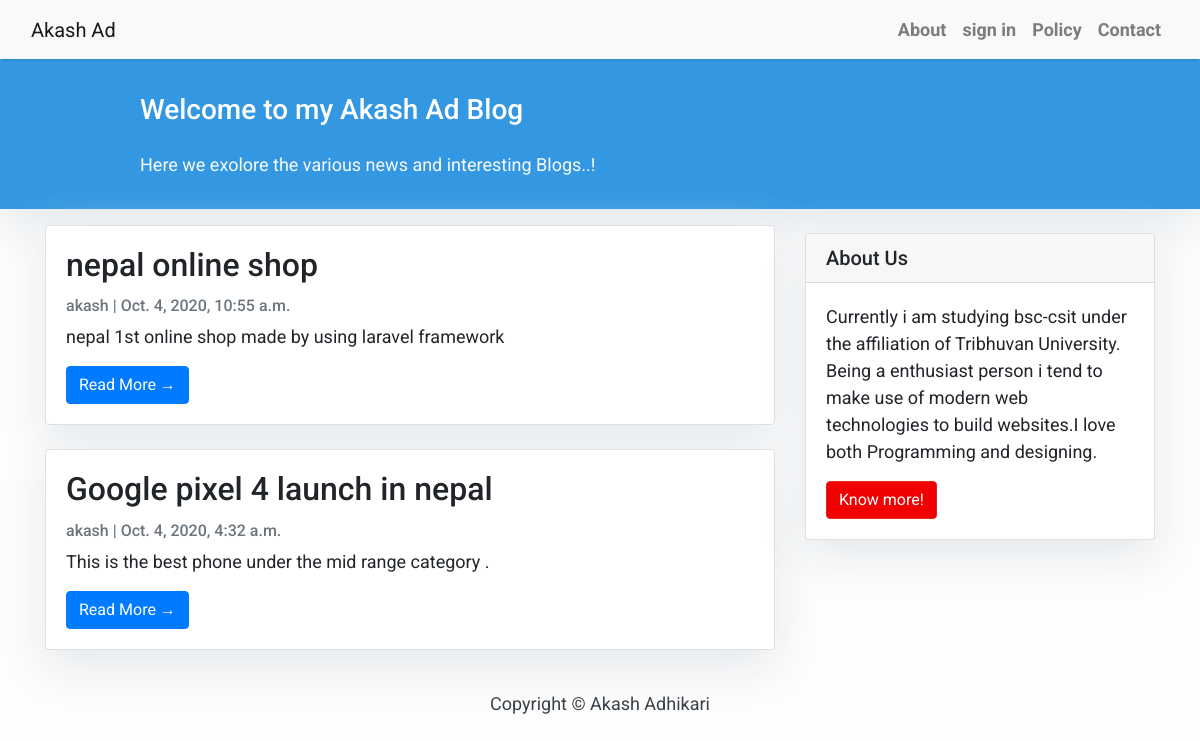
The page / on the database its author committed.
### blog/models.py (models this page shows, shortened)
class Post(models.Model):
    title = models.CharField(max_length=200, unique=True)
    slug = models.SlugField(max_length=200, unique=True)
    author = models.ForeignKey(
        User, on_delete=models.CASCADE, related_name='blog_posts')
    updated_on = models.DateTimeField(auto_now=True)
    content = models.TextField()
    created_on = models.DateTimeField(auto_now_add=True)
    status = models.IntegerField(choices=STATUS, default=0)
    class Meta:
        ordering = ['-created_on']

### blog/views.py (the view)
# urls.py: path('', views.PostList.as_view(), name='home'),
class PostList(generic.ListView):
    queryset = Post.objects.filter(status=1).order_by('-created_on')
    template_name = 'index.html'

### blog/templates/index.html (shortened to what this page needs)
{% extends "base.html" %} {% block content %}
<header class="masthead">
  <div class="container">
    <div class="row">
      <div class="col-md-8 col-md-10 mx-auto">
        <div class="site-heading">
          <h3 class="site-heading my-4 mt-3 text-white">
            Welcome to my Akash Ad Blog
          </h3>
          <p class="text-light">
            Here we exolore the various news and interesting Blogs..! &nbsp
          </p>
        </div>
      </div>
    </div>
  </div>
</header>
<div class="container">
  <div class="row">
    <div class="col-md-8 mt-3 left">
      {% for post in post_list %}
      <div class="card mb-4">
        <div class="card-body">
          <h2 class="card-title">{{ post.title }}</h2>
          <p class="card-text text-muted h6">
            {{ post.author }} | {{ post.created_on}}
          </p>
          <p class="card-text">{{post.content|slice:":200" }}</p>
          <a href="{% url 'post_detail' post.slug  %}" class="btn btn-primary"
            >Read More &rarr;</a
          >
        </div>
      </div>
      {% endfor %}
    </div>
    {% block sidebar %} {% include 'sidebar.html' %} {% endblock sidebar %}
  </div>
</div>
{%endblock%}

### blog/templates/base.html (shortened to what this page needs)
<!DOCTYPE html>
<html>
  <head>
    <link
      rel="stylesheet"
      href="https://maxcdn.bootstrapcdn.com/bootstrap/4.0.0/css/bootstrap.min.css"
    />
  </head>
  <body>
    <nav
      class="navbar navbar-expand-lg navbar-light bg-light shadow"
      id="mainNav"
    >
      <div class="container-fluid">
        <a class="navbar-brand" href="{% url 'home' %}">Akash Ad</a>
        <div class="collapse navbar-collapse" id="navbarResponsive">
          <ul class="navbar-nav ml-auto">
            <li class="nav-item text-black">
              <a class="nav-link text-black font-weight-bold" href="#">About</a>
            </li>
            <li class="nav-item text-black">
              <a class="nav-link text-black font-weight-bold" href="#"
                >sign in</a
              >
            </li>
            <li class="nav-item text-black">
              <a class="nav-link text-black font-weight-bold" href="#"
                >Policy</a
              >
            </li>
            <li class="nav-item text-black">
              <a class="nav-link text-black font-weight-bold" href="#"
                >Contact</a
              >
            </li>
          </ul>
        </div>
      </div>
    </nav>
    {% block content %}{% endblock content %}
    <footer class="py-3 bg-grey">
      <p class="m-0 text-dark text-center">Copyright &copy; Akash Adhikari</p>
    </footer>
  </body>
</html>

### blog/templates/sidebar.html (shortened to what this page needs)
{% block sidebar %}
<div class="col-md-4 float-right">
  <div class="card my-4">
    <h5 class="card-header">About Us</h5>
    <div class="card-body">
      <p class="card-text">
        Currently i am studying bsc-csit under the affiliation of Tribhuvan
        University. Being a enthusiast person i tend to make use of modern web
        technologies to build websites.I love both Programming and designing.
      </p>
      <a href="http://akasha.com.np/" class="btn btn-danger">Know more!</a>
    </div>
  </div>
</div>
{% endblock sidebar %}

### blog/templates/base.html (style rules this page uses)
body { font-family: "Roboto", sans-serif; font-size: 17px; background-color: #fdfdfd; }
.shadow { box-shadow: 0 4px 2px -2px rgba(0, 0, 0, 0.1); }
.btn-danger { color: #fff; background-color: #f00000; border-color: #dc281e; }
.masthead { background: #3398e1; height: auto; padding-bottom: 15px; box-shadow: 0 16px 48px #e3e7eb; padding-top: 10px; }

### blog/templates/index.html (style rules this page uses)
body { font-family: "Roboto", sans-serif; font-size: 18px; background-color: #fdfdfd; }
.card { box-shadow: 0 16px 48px #e3e7eb; }

### blog/templates/sidebar.html (style rules this page uses)
.card { box-shadow: 0 16px 48px #e3e7eb; }

### rows shown on the page
Post: title "nepal online shop", author "akash", created_on "Oct. 4, 2020, 10:55 a.m.", content "nepal 1st online shop made by using laravel framework"
Post: title "Google pixel 4 launch in nepal", author "akash", created_on "Oct. 4, 2020, 4:32 a.m.", content "This is the best phone under the mid range category ."
